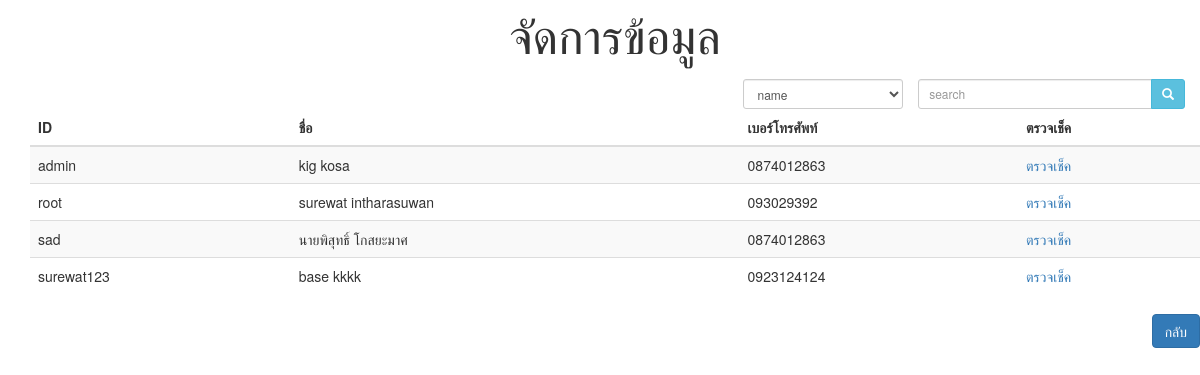
The app's page /layout/edit_user.php (signed in) with its own data.
### tables this page shows
CREATE TABLE `customer` (
  `cus_id` varchar(10) NOT NULL COMMENT 'รหัสลูกค้า',
  `cus_name` varchar(30) NOT NULL COMMENT 'ชื่อลูกค้า',
  `sex` varchar(1) NOT NULL COMMENT 'เพศ F= หญิง M=ชาย',
  `tel` varchar(10) NOT NULL COMMENT 'เบอร์โทร',
  `address` varchar(50) NOT NULL COMMENT 'ที่อยู่',
  `birthday` varchar(10) NOT NULL,
  `password` varchar(20) NOT NULL,
  `permission` varchar(255) NOT NULL
);

### layout/edit_user.php (the view, shortened to what this page needs)
<?php
include "../connect.php";
?>
<!DOCTYPE html>
<html lang="en">
<head>
  <link rel="stylesheet" href="http://maxcdn.bootstrapcdn.com/bootstrap/3.3.5/css/bootstrap.min.css">
</head>
<body>
<div class="container">
<div class="container">
<div class="row">
 <p align="center"><font size="30">จัดการข้อมูล</font></p>
<form action="" method="get" accept-charset="utf-8" class="form-signin pull-right">
  <div class="container">
  <div class="row ">
  <div class="col-md-5 pull-right">
        <div class="col-md-15 pull-right">
           <span class="col-md-5">
            <select name="option" class="form-control input-sm">
            <?php $chk = isset($_GET['option'])?$_GET['option']:'';?>
            <option value="cus_name" <?php if($chk =='cus_name'){echo 'selected';} ?>>name</option>
            </select>
            </span>
           <div id="custom-search-input">
                   <div class="input-group col-md-7 pull-right">
                    <input type="text" class="form-control input-sm pull-right"  name="search" value="<?php echo isset($_GET['search']) ? $_GET['search'] : '';?>" placeholder="search" >
                    <span class="input-group-btn">
                        <button class="btn btn-info btn-sm" type="submit">
                            <i class="glyphicon glyphicon-search"></i>
                        </button>
                    </span>
                </div>
            </div>
        </div>
        </div>
  </div>
</div>
</form>
<table class="table table-striped">
<thead>
      <tr>
        <th>ID</th>
        <th>ชื่อ</th>
        <th>เบอร์โทรศัพท์</th>
        <th>ตรวจเช็ค</th>
      </tr>
    </thead>
<?php
  if(!empty($_GET['option'])&&!empty($_GET['search'])){
      $option = $_GET['option'];
      $se = $_GET['search'];
      $sql = "SELECT cus_id,cus_name,tel,permission,password FROM Customer WHERE $option LIKE '%$se%'";
  }else{
    $sql = 'SELECT cus_id,cus_name,tel,permission,password FROM Customer';
  }
  $qr = $conn->prepare($sql);
  $qr->execute();
  $qr->bind_result($cus_id,$cus_name,$tel,$per,$pass);
  while ($qr->fetch()) {
  if($per!='admin'){
  echo '<tr>';
  echo '<td>'.$cus_id.'</td><td>'.$cus_name.'</td><td>'.$tel.'</td><td><a href="./edit_user.php?show&user='.$cus_id.'&pass='.$pass.'&per=admin">ตรวจเช็ค</a></td>';
  echo '</tr>';
}
}
?>
</table>
 <button type="button" class="btn btn-primary pull-right" onclick="window.location.href='./page.php'">กลับ</button>
</div>
</div>
</div>
</body>
</html>

### records on screen
customer: cus_id "admin", cus_name "kig kosa", tel "0874012863"
customer: cus_id "root", cus_name "surewat intharasuwan", tel "093029392"
customer: cus_id "sad", cus_name "นายพิสุทธิ์ โกสยะมาศ", tel "0874012863"
customer: cus_id "surewat123", cus_name "base kkkk", tel "0923124124"
